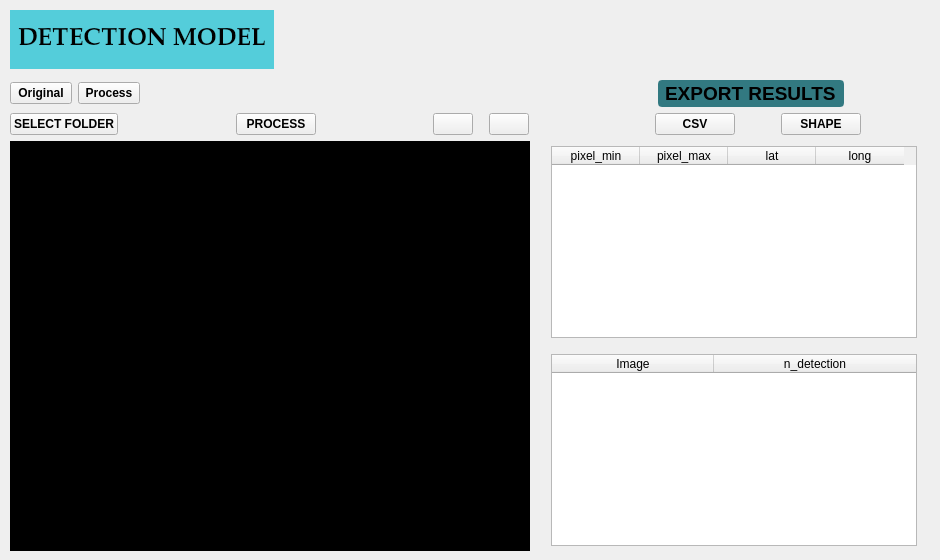
         <widget class="QWidget" name="p_model2">
          <property name="sizePolicy">
           <sizepolicy hsizetype="Preferred" vsizetype="Preferred">
            <horstretch>0</horstretch>
            <verstretch>0</verstretch>
           </sizepolicy>
          </property>
          <widget class="QWidget" name="layoutWidget_2">
           <property name="geometry">
            <rect>
             <x>10</x>
             <y>10</y>
             <width>921</width>
             <height>541</height>
            </rect>
           </property>
           <layout class="QVBoxLayout" name="l_bodyhome_2">
            <property name="spacing">
             <number>6</number>
            </property>
            <property name="sizeConstraint">
             <enum>QLayout::SetMaximumSize</enum>
            </property>
            <property name="topMargin">
             <number>0</number>
            </property>
            <item>
             <layout class="QHBoxLayout" name="horizontalLayout_6">
              <property name="spacing">
               <number>0</number>
              </property>
              <property name="topMargin">
               <number>0</number>
              </property>
              <item>
               <widget class="QLabel" name="titulo_model_2">
                <property name="sizePolicy">
                 <sizepolicy hsizetype="Preferred" vsizetype="MinimumExpanding">
                  <horstretch>0</horstretch>
                  <verstretch>0</verstretch>
                 </sizepolicy>
                </property>
                <property name="minimumSize">
                 <size>
                  <width>0</width>
                  <height>0</height>
                 </size>
                </property>
                <property name="maximumSize">
                 <size>
                  <width>325</width>
                  <height>16777215</height>
                 </size>
                </property>
                <property name="font">
                 <font>
                  <family>Palatino Linotype</family>
                  <pointsize>18</pointsize>
                  <weight>75</weight>
                  <bold>true</bold>
                 </font>
                </property>
                <property name="layoutDirection">
                 <enum>Qt::RightToLeft</enum>
                </property>
                <property name="styleSheet">
                 <string notr="true">
 

border: 2px solid  rgb(84, 205, 218);
background-color: rgb(84, 205, 218);</string>
                </property>
                <property name="text">
                 <string>DETECTION MODEL</string>
                </property>
               </widget>
              </item>
              <item>
               <spacer name="horizontalSpacer_11">
                <property name="orientation">
                 <enum>Qt::Horizontal</enum>
                </property>
                <property name="sizeType">
                 <enum>QSizePolicy::MinimumExpanding</enum>
                </property>
                <property name="sizeHint" stdset="0">
                 <size>
                  <width>50</width>
                  <height>20</height>
                 </size>
                </property>
               </spacer>
              </item>
             </layout>
            </item>
            <item>
             <spacer name="verticalSpacer_5">
              <property name="orientation">
               <enum>Qt::Vertical</enum>
              </property>
              <property name="sizeType">
               <enum>QSizePolicy::Preferred</enum>
              </property>
              <property name="sizeHint" stdset="0">
               <size>
                <width>20</width>
                <height>5</height>
               </size>
              </property>
             </spacer>
            </item>
            <item>
             <layout class="QHBoxLayout" name="ho_titulo2_2">
              <item>
               <widget class="QPushButton" name="b_original">
                <property name="maximumSize">
                 <size>
                  <width>62</width>
                  <height>16777215</height>
                 </size>
                </property>
                <property name="font">
                 <font>
                  <weight>75</weight>
                  <bold>true</bold>
                 </font>
                </property>
                <property name="text">
                 <string>Original</string>
                </property>
               </widget>
              </item>
              <item>
               <widget class="QPushButton" name="b_process">
                <property name="maximumSize">
                 <size>
                  <width>62</width>
                  <height>16777215</height>
                 </size>
                </property>
                <property name="font">
                 <font>
                  <weight>75</weight>
                  <bold>true</bold>
                 </font>
                </property>
                <property name="text">
                 <string>Process</string>
                </property>
               </widget>
              </item>
              <item>
               <spacer name="horizontalSpacer_4">
                <property name="orientation">
                 <enum>Qt::Horizontal</enum>
                </property>
                <property name="sizeType">
                 <enum>QSizePolicy::Maximum</enum>
                </property>
                <property name="sizeHint" stdset="0">
                 <size>
                  <width>260</width>
                  <height>20</height>
                 </size>
                </property>
               </spacer>
              </item>
              <item>
               <widget class="QLabel" name="label_8">
                <property name="sizePolicy">
                 <sizepolicy hsizetype="Maximum" vsizetype="Maximum">
                  <horstretch>0</horstretch>
                  <verstretch>0</verstretch>
                 </sizepolicy>
                </property>
                <property name="maximumSize">
                 <size>
                  <width>300</width>
                  <height>100</height>
                 </size>
                </property>
                <property name="styleSheet">
                 <string notr="true">QLabel{
	background-color:rgba(0, 0, 0,0);
	text-align: center;
}</string>
                </property>
                <property name="text">
                 <string/>
                </property>
               </widget>
              </item>
              <item>
               <spacer name="horizontalSpacer_12">
                <property name="orientation">
                 <enum>Qt::Horizontal</enum>
                </property>
                <property name="sizeType">
                 <enum>QSizePolicy::Maximum</enum>
                </property>
                <property name="sizeHint" stdset="0">
                 <size>
                  <width>115</width>
                  <height>20</height>
                 </size>
                </property>
               </spacer>
              </item>
              <item>
               <widget class="QLabel" name="titulo_3">
                <property name="font">
                 <font>
                  <family>Yu Gothic UI</family>
                  <pointsize>14</pointsize>
                  <weight>75</weight>
                  <bold>true</bold>
                 </font>
                </property>
                <property name="styleSheet">
                 <string notr="true">background-color: rgb(50, 121, 129);
border-radius: 4px;
border: 2px solid  rgb(50, 121, 129);

</string>
                </property>
                <property name="text">
                 <string>EXPORT RESULTS</string>
                </property>
               </widget>
              </item>
              <item>
               <spacer name="horizontalSpacer_13">
                <property name="orientation">
                 <enum>Qt::Horizontal</enum>
                </property>
                <property name="sizeType">
                 <enum>QSizePolicy::Maximum</enum>
                </property>
                <property name="sizeHint" stdset="0">
                 <size>
                  <width>87</width>
                  <height>20</height>
                 </size>
                </property>
               </spacer>
              </item>
             </layout>
            </item>
            <item>
             <layout class="QHBoxLayout" name="horizontalLayout_7">
              <item>
               <widget class="QPushButton" name="b1_select_2">
                <property name="font">
                 <font>
                  <weight>75</weight>
                  <bold>true</bold>
                 </font>
                </property>
                <property name="text">
                 <string>SELECT FOLDER</string>
                </property>
                <property name="icon">
                 <iconset>
                  <normaloff>:/iconos/folder-plus.svg</normaloff>:/iconos/folder-plus.svg</iconset>
                </property>
                <property name="iconSize">
                 <size>
                  <width>20</width>
                  <height>20</height>
                 </size>
                </property>
               </widget>
              </item>
              <item>
               <spacer name="horizontalSpacer_14">
                <property name="orientation">
                 <enum>Qt::Horizontal</enum>
                </property>
                <property name="sizeHint" stdset="0">
                 <size>
                  <width>40</width>
                  <height>20</height>
                 </size>
                </property>
               </spacer>
              </item>
              <item>
               <widget class="QPushButton" name="b2_process_2">
                <property name="font">
                 <font>
                  <weight>75</weight>
                  <bold>true</bold>
                 </font>
                </property>
                <property name="text">
                 <string>PROCESS</string>
                </property>
                <property name="icon">
                 <iconset>
                  <normaloff>:/iconos/eye.svg</normaloff>:/iconos/eye.svg</iconset>
                </property>
                <property name="iconSize">
                 <size>
                  <width>20</width>
                  <height>20</height>
                 </size>
                </property>
               </widget>
              </item>
              <item>
               <spacer name="horizontalSpacer_15">
                <property name="orientation">
                 <enum>Qt::Horizontal</enum>
                </property>
                <property name="sizeType">
                 <enum>QSizePolicy::Expanding</enum>
                </property>
                <property name="sizeHint" stdset="0">
                 <size>
                  <width>40</width>
                  <height>20</height>
                 </size>
                </property>
               </spacer>
              </item>
              <item>
               <widget class="QPushButton" name="b3_left_2">
                <property name="font">
                 <font>
                  <weight>75</weight>
                  <bold>true</bold>
                 </font>
                </property>
                <property name="text">
                 <string/>
                </property>
                <property name="icon">
                 <iconset>
                  <normaloff>:/iconos/chevrons-left.svg</normaloff>:/iconos/chevrons-left.svg</iconset>
                </property>
                <property name="iconSize">
                 <size>
                  <width>20</width>
                  <height>20</height>
                 </size>
                </property>
               </widget>
              </item>
              <item>
               <spacer name="horizontalSpacer_16">
                <property name="orientation">
                 <enum>Qt::Horizontal</enum>
                </property>
                <property name="sizeType">
                 <enum>QSizePolicy::Preferred</enum>
                </property>
                <property name="sizeHint" stdset="0">
                 <size>
                  <width>10</width>
                  <height>20</height>
                 </size>
                </property>
               </spacer>
              </item>
              <item>
               <widget class="QPushButton" name="b4_right_2">
                <property name="font">
                 <font>
                  <weight>75</weight>
                  <bold>true</bold>
                 </font>
                </property>
                <property name="text">
                 <string/>
                </property>
                <property name="icon">
                 <iconset>
                  <normaloff>:/iconos/chevrons-right.svg</normaloff>:/iconos/chevrons-right.svg</iconset>
                </property>
                <property name="iconSize">
                 <size>
                  <width>20</width>
                  <height>20</height>
                 </size>
                </property>
               </widget>
              </item>
              <item>
               <spacer name="horizontalSpacer_17">
                <property name="orientation">
                 <enum>Qt::Horizontal</enum>
                </property>
                <property name="sizeType">
                 <enum>QSizePolicy::Expanding</enum>
                </property>
                <property name="sizeHint" stdset="0">
                 <size>
                  <width>120</width>
                  <height>20</height>
                 </size>
                </property>
               </spacer>
              </item>
              <item>
               <widget class="QPushButton" name="b5_csv_2">
                <property name="font">
                 <font>
                  <weight>75</weight>
                  <bold>true</bold>
                 </font>
                </property>
                <property name="text">
                 <string>CSV</string>
                </property>
                <property name="icon">
                 <iconset>
                  <normaloff>:/iconos/file-text.svg</normaloff>:/iconos/file-text.svg</iconset>
                </property>
                <property name="iconSize">
                 <size>
                  <width>20</width>
                  <height>20</height>
                 </size>
                </property>
               </widget>
              </item>
              <item>
               <spacer name="horizontalSpacer_18">
                <property name="orientation">
                 <enum>Qt::Horizontal</enum>
                </property>
                <property name="sizeType">
                 <enum>QSizePolicy::Preferred</enum>
                </property>
                <property name="sizeHint" stdset="0">
                 <size>
                  <width>40</width>
                  <height>20</height>
                 </size>
                </property>
               </spacer>
              </item>
              <item>
               <widget class="QPushButton" name="b6_shape_2">
                <property name="font">
                 <font>
                  <weight>75</weight>
                  <bold>true</bold>
                 </font>
                </property>
                <property name="text">
                 <string>SHAPE</string>
                </property>
                <property name="icon">
                 <iconset>
                  <normaloff>:/iconos/list.svg</normaloff>:/iconos/list.svg</iconset>
                </property>
                <property name="iconSize">
                 <size>
                  <width>20</width>
                  <height>20</height>
                 </size>
                </property>
               </widget>
              </item>
              <item>
               <spacer name="horizontalSpacer_19">
                <property name="orientation">
                 <enum>Qt::Horizontal</enum>
                </property>
                <property name="sizeType">
                 <enum>QSizePolicy::Preferred</enum>
                </property>
                <property name="sizeHint" stdset="0">
                 <size>
                  <width>70</width>
                  <height>20</height>
                 </size>
                </property>
               </spacer>
              </item>
             </layout>
            </item>
            <item>
             <layout class="QHBoxLayout" name="lout3_2">
              <item>
               <widget class="QLabel" name="l_image_2">
                <property name="sizePolicy">
                 <sizepolicy hsizetype="Preferred" vsizetype="Preferred">
                  <horstretch>0</horstretch>
                  <verstretch>0</verstretch>
                 </sizepolicy>
                </property>
                <property name="minimumSize">
                 <size>
                  <width>520</width>
                  <height>250</height>
                 </size>
                </property>
                <property name="font">
                 <font>
                  <family>MS Sans Serif</family>
                 </font>
                </property>
                <property name="styleSheet">
                 <string notr="true">background-color: rgb(0,0,0);</string>
                </property>
                <property name="frameShape">
                 <enum>QFrame::NoFrame</enum>
                </property>
                <property name="text">
                 <string/>
                </property>
               </widget>
              </item>
              <item>
               <spacer name="horizontalSpacer_20">
                <property name="orientation">
                 <enum>Qt::Horizontal</enum>
                </property>
                <property name="sizeType">
                 <enum>QSizePolicy::Minimum</enum>
                </property>
                <property name="sizeHint" stdset="0">
                 <size>
                  <width>15</width>
                  <height>10</height>
                 </size>
                </property>
               </spacer>
              </item>
              <item>
               <layout class="QVBoxLayout" name="verticalLayout_9">
                <property name="topMargin">
                 <number>5</number>
                </property>
                <property name="rightMargin">
                 <number>14</number>
                </property>
                <property name="bottomMargin">
                 <number>5</number>
                </property>
                <item>
                 <widget class="QTableWidget" name="tabla_r">
                  <attribute name="horizontalHeaderCascadingSectionResizes">
                   <bool>true</bool>
                  </attribute>
                  <attribute name="horizontalHeaderDefaultSectionSize">
                   <number>88</number>
                  </attribute>
                  <column>
                   <property name="text">
                    <string>pixel_min</string>
                   </property>
                  </column>
                  <column>
                   <property name="text">
                    <string>pixel_max</string>
                   </property>
                  </column>
                  <column>
                   <property name="text">
                    <string>lat</string>
                   </property>
                  </column>
                  <column>
                   <property name="text">
                    <string>long</string>
                   </property>
                  </column>
                 </widget>
                </item>
                <item>
                 <spacer name="verticalSpacer_3">
                  <property name="orientation">
                   <enum>Qt::Vertical</enum>
                  </property>
                  <property name="sizeType">
                   <enum>QSizePolicy::MinimumExpanding</enum>
                  </property>
                  <property name="sizeHint" stdset="0">
                   <size>
                    <width>10</width>
                    <height>10</height>
                   </size>
                  </property>
                 </spacer>
                </item>
                <item>
                 <widget class="QTableWidget" name="tabla_d2">
                  <property name="sizePolicy">
                   <sizepolicy hsizetype="Expanding" vsizetype="Expanding">
                    <horstretch>0</horstretch>
                    <verstretch>0</verstretch>
                   </sizepolicy>
                  </property>
                  <attribute name="horizontalHeaderCascadingSectionResizes">
                   <bool>true</bool>
                  </attribute>
                  <attribute name="horizontalHeaderDefaultSectionSize">
                   <number>162</number>
                  </attribute>
                  <attribute name="horizontalHeaderHighlightSections">
                   <bool>true</bool>
                  </attribute>
                  <attribute name="horizontalHeaderStretchLastSection">
                   <bool>true</bool>
                  </attribute>
                  <attribute name="verticalHeaderMinimumSectionSize">
                   <number>10</number>
                  </attribute>
                  <column>
                   <property name="text">
                    <string>Image</string>
                   </property>
                  </column>
                  <column>
                   <property name="text">
                    <string>n_detection</string>
                   </property>
                  </column>
                 </widget>
                </item>
               </layout>
              </item>
             </layout>
            </item>
           </layout>
          </widget>
         </widget>
